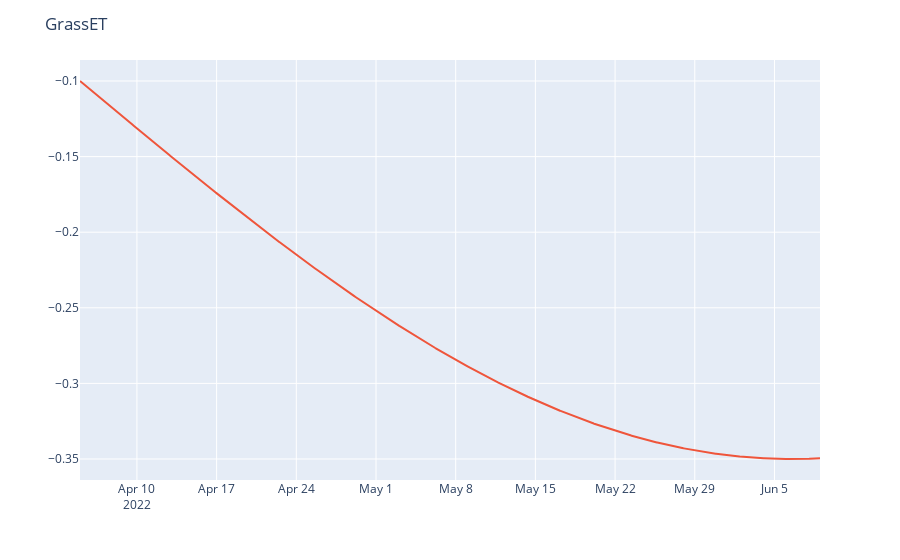

Notebook code cell kept with this figure:
### Code cell
fig = px.line()
fig.add_trace(go.Scatter(x=dfOut['date'], y=dfOut['save'], mode='lines', name='GEO'))
fig.update_layout(title= 'GrassET')
fig.show()

### Figure 1 — Plotly figure (JSON) as saved in the notebook; plotly's stock layout.template omitted (floating-point values rounded to 4 significant figures; data arrays with more than 128 entries replaced by an {"elided": "..."} marker saying what was removed)
{"data": [{"hovertemplate": "<extra></extra>", "legendgroup": "", "line": {"color": "#636efa", "dash": "solid"}, "marker": {"symbol": "circle"}, "mode": "lines", "name": "", "orientation": "v", "showlegend": false, "type": "scatter", "xaxis": "x", "yaxis": "y"}, {"mode": "lines", "name": "GEO", "type": "scatter", "x": {"elided": "1561 str values"}, "y": {"elided": "1561 float values"}}], "layout": {"autosize": true, "legend": {"tracegroupgap": 0}, "margin": {"t": 60}, "title": {"text": "GrassET"}, "xaxis": {"anchor": "y", "autorange": true, "domain": [0, 1], "range": ["2022-04-05", "2022-06-09"], "type": "date"}, "yaxis": {"anchor": "x", "autorange": true, "domain": [0, 1], "range": [-0.3639, -0.08611], "type": "linear"}}}
